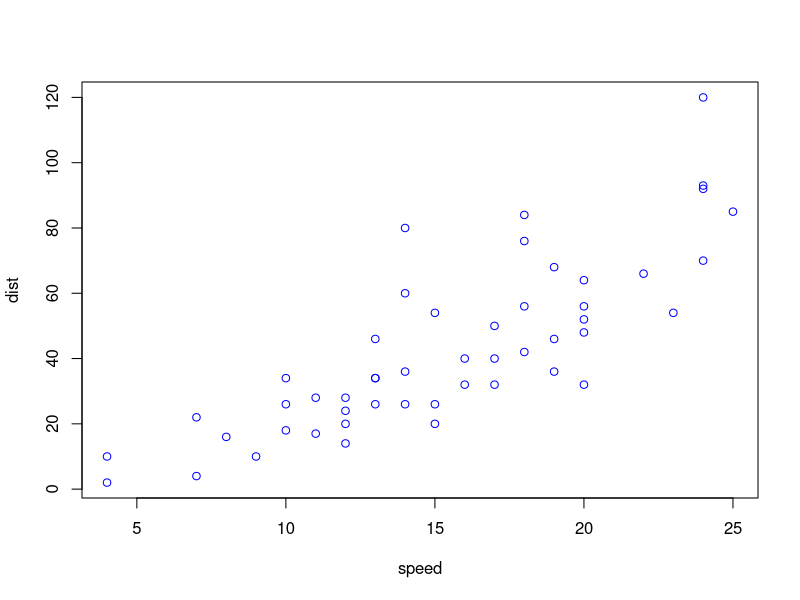
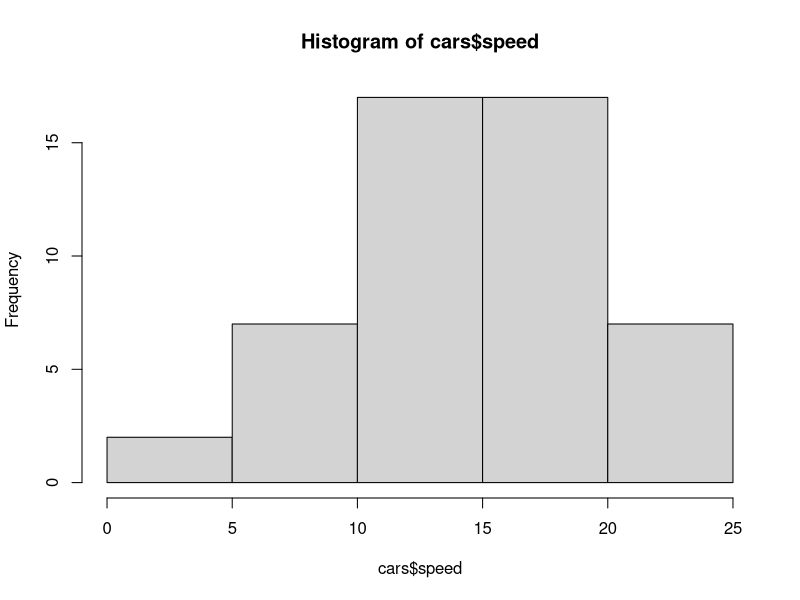
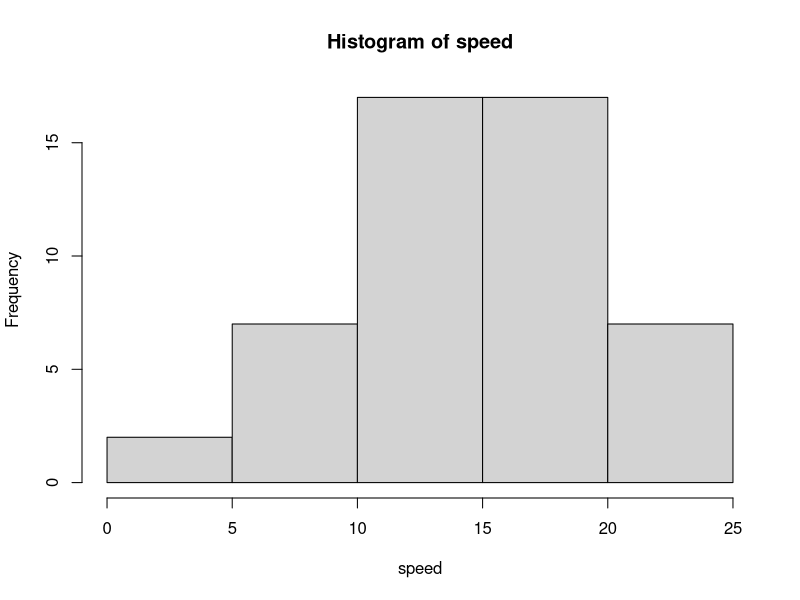

Recreate these plots in R, in order.
## ---- chunk 1
knitr::opts_chunk$set(echo = TRUE)
library(tidyverse)
## ---- chunk 2
data(cars)

plot(cars, col="blue")
hist(cars$speed)

summary(cars)
attach(cars)
hist(speed)
class(dist)
length(speed)
unique(speed)
head(cars, 3)
tail(cars, 10)
cars[, 1]
cars[1:25,]
cars[1:10,1]

#Functions
?median
